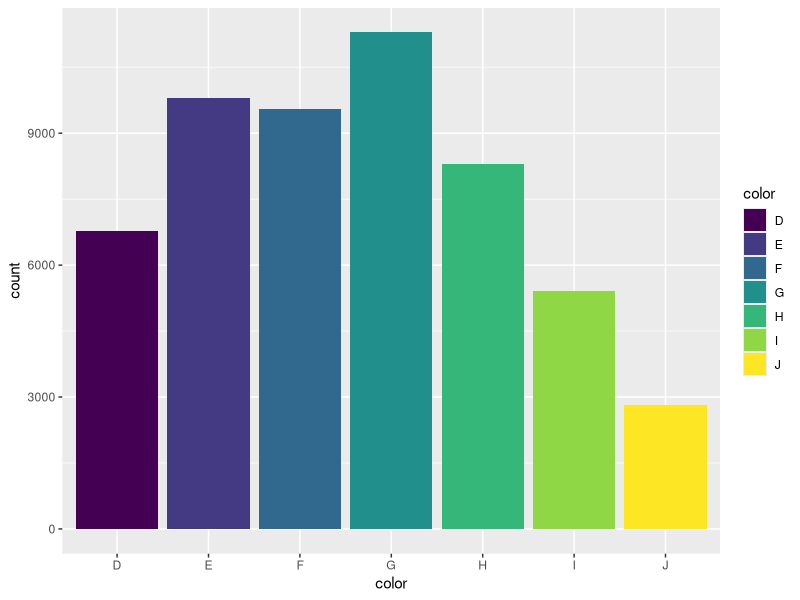
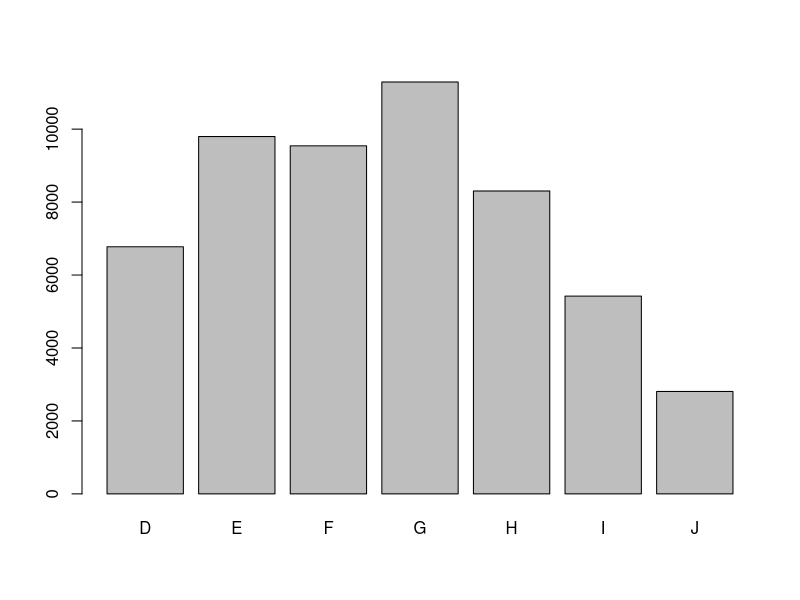
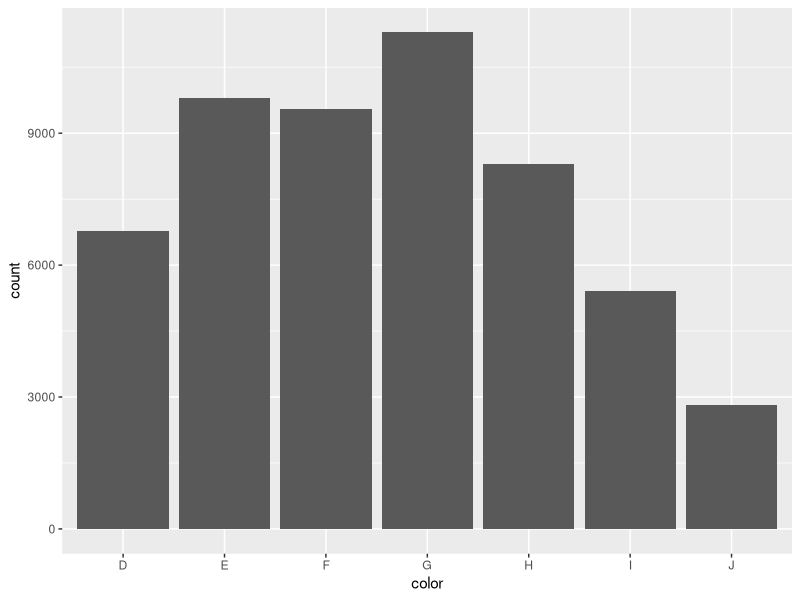
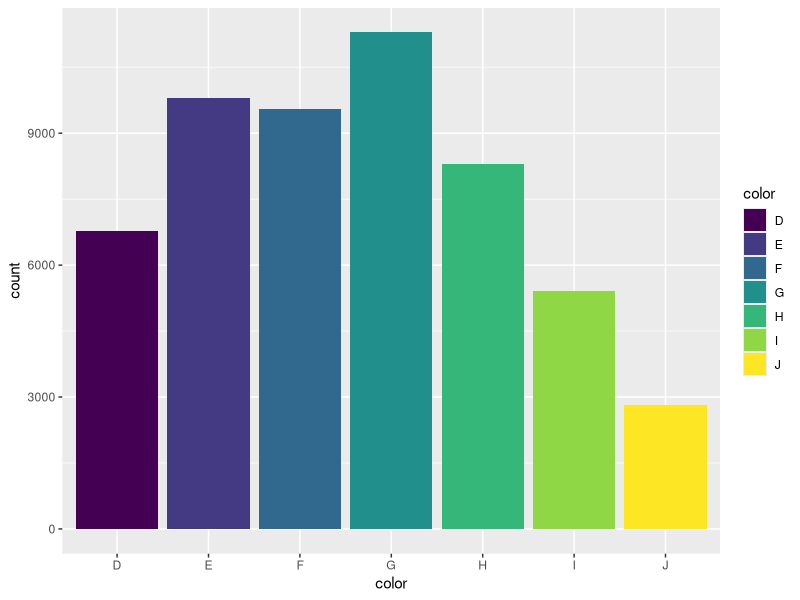

Write R code to recreate these figures, in order.
library(ggplot2)
getwd()
setwd('~/git-repo/R-tutorial')

# with this line we are setting the device that will contain the image that is generated in the following line
png('diamonds.png')
plot(diamonds$color)
dev.off()

png('diamonds-color.png')
ggplot(diamonds, aes(x=color)) + geom_bar()
dev.off()

ggplot(diamonds, aes(x=color, fill=color)) + geom_bar()
ggsave("diamonds-color-2.png")
